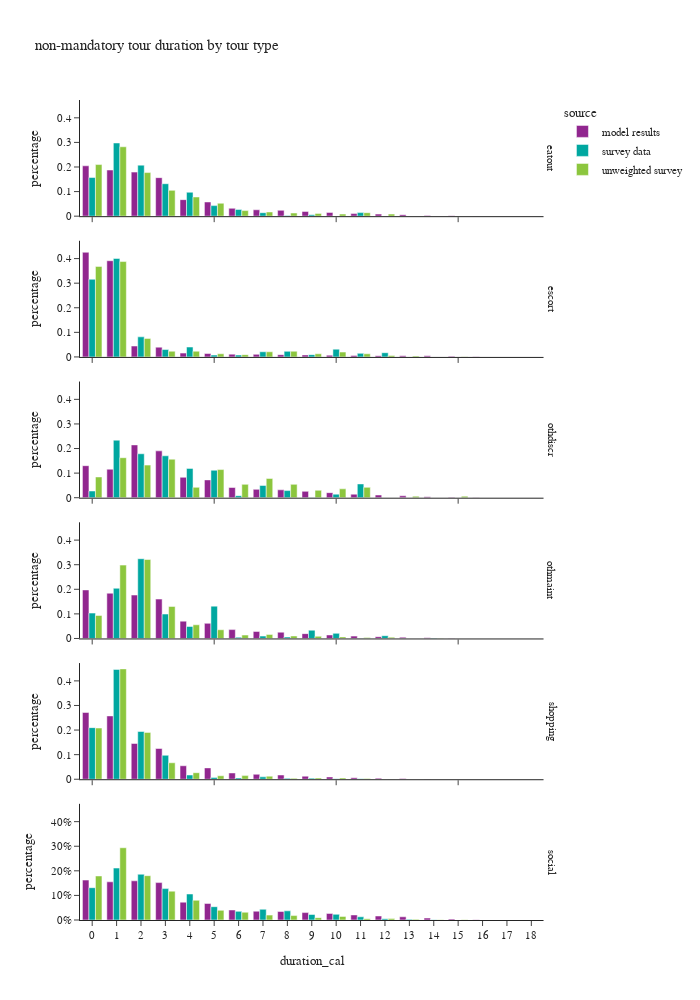

Write notebook code for a chart like this one.
### Code cell
df_plot = non_m_tour_data.groupby(['source','tour_type','duration_cal'])[['tour_weight']].sum().reset_index()
df_plot['percentage'] = df_plot.groupby(['source','tour_type'], group_keys=False)['tour_weight']. \
    apply(lambda x: x / float(x.sum()))

fig = px.bar(df_plot, x="duration_cal", y="percentage", color="source",barmode="group",
             facet_row='tour_type',
             title="non-mandatory tour duration by tour type")
fig.for_each_annotation(lambda a: a.update(text = a.text.split("=")[-1]))
fig.update_layout(height=1000, width=700, yaxis=dict(tickformat=".0%"), xaxis=dict(dtick="1"))
fig.show()

### Figure 1 — Plotly figure (JSON) as saved in the notebook; plotly's stock layout.template omitted (floating-point values rounded to 4 significant figures)
{"data": [{"alignmentgroup": "True", "hovertemplate": "source=model results<br>tour_type=eatout<br>duration_cal=%{x}<br>percentage=%{y}<extra></extra>", "legendgroup": "model results", "marker": {"color": "#91268F", "pattern": {"shape": ""}}, "name": "model results", "offsetgroup": "model results", "orientation": "v", "showlegend": true, "textposition": "auto", "type": "bar", "x": [0.0, 1.0, 2.0, 3.0, 4.0, 5.0, 6.0, 7.0, 8.0, 9.0, 10.0, 11.0, 12.0, 13.0, 14.0, 15.0, 16.0, 17.0, 18.0], "xaxis": "x6", "y": [0.2048, 0.1877, 0.1792, 0.1567, 0.06721, 0.05771, 0.032, 0.02596, 0.0237, 0.0193, 0.0152, 0.01055, 0.008435, 0.006231, 0.00319, 0.001609, 0.0004492, 7.295e-05, 1.536e-05], "yaxis": "y6"}, {"alignmentgroup": "True", "hovertemplate": "source=model results<br>tour_type=escort<br>duration_cal=%{x}<br>percentage=%{y}<extra></extra>", "legendgroup": "model results", "marker": {"color": "#91268F", "pattern": {"shape": ""}}, "name": "model results", "offsetgroup": "model results", "orientation": "v", "showlegend": false, "textposition": "auto", "type": "bar", "x": [0.0, 1.0, 2.0, 3.0, 4.0, 5.0, 6.0, 7.0, 8.0, 9.0, 10.0, 11.0, 12.0, 13.0, 14.0, 15.0, 16.0, 17.0, 18.0], "xaxis": "x5", "y": [0.4256, 0.3913, 0.04434, 0.03979, 0.01559, 0.01394, 0.01132, 0.01042, 0.009211, 0.008064, 0.007144, 0.006061, 0.005224, 0.004423, 0.004329, 0.002497, 0.0007046, 5.284e-05, 3.914e-06], "yaxis": "y5"}, {"alignmentgroup": "True", "hovertemplate": "source=model results<br>tour_type=othdiscr<br>duration_cal=%{x}<br>percentage=%{y}<extra></extra>", "legendgroup": "model results", "marker": {"color": "#91268F", "pattern": {"shape": ""}}, "name": "model results", "offsetgroup": "model results", "orientation": "v", "showlegend": false, "textposition": "auto", "type": "bar", "x": [0.0, 1.0, 2.0, 3.0, 4.0, 5.0, 6.0, 7.0, 8.0, 9.0, 10.0, 11.0, 12.0, 13.0, 14.0, 15.0, 16.0, 17.0, 18.0], "xaxis": "x4", "y": [0.1302, 0.1158, 0.2148, 0.1905, 0.08297, 0.07247, 0.04148, 0.03389, 0.03201, 0.02574, 0.02053, 0.01433, 0.01102, 0.00772, 0.004131, 0.001868, 0.0005378, 7.449e-05, 3.634e-06], "yaxis": "y4"}, {"alignmentgroup": "True", "hovertemplate": "source=model results<br>tour_type=othmaint<br>duration_cal=%{x}<br>percentage=%{y}<extra></extra>", "legendgroup": "model results", "marker": {"color": "#91268F", "pattern": {"shape": ""}}, "name": "model results", "offsetgroup": "model results", "orientation": "v", "showlegend": false, "textposition": "auto", "type": "bar", "x": [0.0, 1.0, 2.0, 3.0, 4.0, 5.0, 6.0, 7.0, 8.0, 9.0, 10.0, 11.0, 12.0, 13.0, 14.0, 15.0, 16.0, 17.0], "xaxis": "x3", "y": [0.1974, 0.1841, 0.1765, 0.1601, 0.07044, 0.06156, 0.03608, 0.02858, 0.02553, 0.01961, 0.01433, 0.009571, 0.007267, 0.004894, 0.002562, 0.001124, 0.000281, 1.669e-05], "yaxis": "y3"}, {"alignmentgroup": "True", "hovertemplate": "source=model results<br>tour_type=shopping<br>duration_cal=%{x}<br>percentage=%{y}<extra></extra>", "legendgroup": "model results", "marker": {"color": "#91268F", "pattern": {"shape": ""}}, "name": "model results", "offsetgroup": "model results", "orientation": "v", "showlegend": false, "textposition": "auto", "type": "bar", "x": [0.0, 1.0, 2.0, 3.0, 4.0, 5.0, 6.0, 7.0, 8.0, 9.0, 10.0, 11.0, 12.0, 13.0, 14.0, 15.0, 16.0, 17.0], "xaxis": "x2", "y": [0.2715, 0.2576, 0.1453, 0.125, 0.0548, 0.04615, 0.02549, 0.02007, 0.01728, 0.0125, 0.009377, 0.006186, 0.004329, 0.002808, 0.001111, 0.0004266, 8.441e-05, 1.206e-05], "yaxis": "y2"}, {"alignmentgroup": "True", "hovertemplate": "source=model results<br>tour_type=social<br>duration_cal=%{x}<br>percentage=%{y}<extra></extra>", "legendgroup": "model results", "marker": {"color": "#91268F", "pattern": {"shape": ""}}, "name": "model results", "offsetgroup": "model results", "orientation": "v", "showlegend": false, "textposition": "auto", "type": "bar", "x": [0.0, 1.0, 2.0, 3.0, 4.0, 5.0, 6.0, 7.0, 8.0, 9.0, 10.0, 11.0, 12.0, 13.0, 14.0, 15.0, 16.0, 17.0], "xaxis": "x", "y": [0.1624, 0.1553, 0.1594, 0.1522, 0.07254, 0.06731, 0.04076, 0.03578, 0.03449, 0.03018, 0.02677, 0.02055, 0.01631, 0.01308, 0.007917, 0.003621, 0.001276, 0.0001706], "yaxis": "y"}, {"alignmentgroup": "True", "hovertemplate": "source=survey data<br>tour_type=eatout<br>duration_cal=%{x}<br>percentage=%{y}<extra></extra>", "legendgroup": "survey data", "marker": {"color": "#00A7A0", "pattern": {"shape": ""}}, "name": "survey data", "offsetgroup": "survey data", "orientation": "v", "showlegend": true, "textposition": "auto", "type": "bar", "x": [0.0, 1.0, 2.0, 3.0, 4.0, 5.0, 6.0, 7.0, 8.0, 9.0, 10.0, 11.0, 12.0], "xaxis": "x6", "y": [0.1571, 0.2977, 0.2076, 0.132, 0.09729, 0.04292, 0.02742, 0.01407, 0.002854, 0.005256, 0.0009481, 0.01446, 0.0003843], "yaxis": "y6"}, {"alignmentgroup": "True", "hovertemplate": "source=survey data<br>tour_type=escort<br>duration_cal=%{x}<br>percentage=%{y}<extra></extra>", "legendgroup": "survey data", "marker": {"color": "#00A7A0", "pattern": {"shape": ""}}, "name": "survey data", "offsetgroup": "survey data", "orientation": "v", "showlegend": false, "textposition": "auto", "type": "bar", "x": [0.0, 1.0, 2.0, 3.0, 4.0, 5.0, 6.0, 7.0, 8.0, 9.0, 10.0, 11.0, 12.0, 13.0, 15.0], "xaxis": "x5", "y": [0.3159, 0.4006, 0.08164, 0.03003, 0.04019, 0.007521, 0.00771, 0.02102, 0.02268, 0.009328, 0.03157, 0.0145, 0.01719, 0.0001886, 0.0], "yaxis": "y5"}, {"alignmentgroup": "True", "hovertemplate": "source=survey data<br>tour_type=othdiscr<br>duration_cal=%{x}<br>percentage=%{y}<extra></extra>", "legendgroup": "survey data", "marker": {"color": "#00A7A0", "pattern": {"shape": ""}}, "name": "survey data", "offsetgroup": "survey data", "orientation": "v", "showlegend": false, "textposition": "auto", "type": "bar", "x": [0.0, 1.0, 2.0, 3.0, 4.0, 5.0, 6.0, 7.0, 8.0, 9.0, 10.0, 11.0, 13.0, 15.0], "xaxis": "x4", "y": [0.02726, 0.234, 0.1787, 0.1705, 0.1192, 0.1116, 0.008262, 0.04979, 0.02894, 0.001182, 0.01439, 0.05604, 0.0, 0.0001929], "yaxis": "y4"}, {"alignmentgroup": "True", "hovertemplate": "source=survey data<br>tour_type=othmaint<br>duration_cal=%{x}<br>percentage=%{y}<extra></extra>", "legendgroup": "survey data", "marker": {"color": "#00A7A0", "pattern": {"shape": ""}}, "name": "survey data", "offsetgroup": "survey data", "orientation": "v", "showlegend": false, "textposition": "auto", "type": "bar", "x": [0.0, 1.0, 2.0, 3.0, 4.0, 5.0, 6.0, 7.0, 8.0, 9.0, 10.0, 11.0, 12.0, 14.0], "xaxis": "x3", "y": [0.1032, 0.2041, 0.3244, 0.09929, 0.04888, 0.1315, 0.00484, 0.009678, 0.005749, 0.03357, 0.02082, 0.001041, 0.01125, 0.001664], "yaxis": "y3"}, {"alignmentgroup": "True", "hovertemplate": "source=survey data<br>tour_type=shopping<br>duration_cal=%{x}<br>percentage=%{y}<extra></extra>", "legendgroup": "survey data", "marker": {"color": "#00A7A0", "pattern": {"shape": ""}}, "name": "survey data", "offsetgroup": "survey data", "orientation": "v", "showlegend": false, "textposition": "auto", "type": "bar", "x": [0.0, 1.0, 2.0, 3.0, 4.0, 5.0, 6.0, 7.0, 8.0, 9.0, 10.0, 11.0, 12.0], "xaxis": "x2", "y": [0.2099, 0.4467, 0.1941, 0.09737, 0.01717, 0.007538, 0.005397, 0.00971, 0.003532, 0.004499, 0.002233, 0.001819, 0.0], "yaxis": "y2"}, {"alignmentgroup": "True", "hovertemplate": "source=survey data<br>tour_type=social<br>duration_cal=%{x}<br>percentage=%{y}<extra></extra>", "legendgroup": "survey data", "marker": {"color": "#00A7A0", "pattern": {"shape": ""}}, "name": "survey data", "offsetgroup": "survey data", "orientation": "v", "showlegend": false, "textposition": "auto", "type": "bar", "x": [0.0, 1.0, 2.0, 3.0, 4.0, 5.0, 6.0, 7.0, 8.0, 9.0, 10.0, 11.0, 12.0, 13.0, 14.0, 15.0], "xaxis": "x", "y": [0.1314, 0.2112, 0.1861, 0.1277, 0.1057, 0.05412, 0.03513, 0.04356, 0.03726, 0.02245, 0.02312, 0.01299, 0.005116, 0.002544, 0.001163, 0.0003368], "yaxis": "y"}, {"alignmentgroup": "True", "hovertemplate": "source=unweighted survey<br>tour_type=eatout<br>duration_cal=%{x}<br>percentage=%{y}<extra></extra>", "legendgroup": "unweighted survey", "marker": {"color": "#8CC63E", "pattern": {"shape": ""}}, "name": "unweighted survey", "offsetgroup": "unweighted survey", "orientation": "v", "showlegend": true, "textposition": "auto", "type": "bar", "x": [0.0, 1.0, 2.0, 3.0, 4.0, 5.0, 6.0, 7.0, 8.0, 9.0, 10.0, 11.0, 12.0], "xaxis": "x6", "y": [0.2099, 0.2823, 0.1773, 0.105, 0.07801, 0.05248, 0.0227, 0.01702, 0.01277, 0.01135, 0.008511, 0.01418, 0.008511], "yaxis": "y6"}, {"alignmentgroup": "True", "hovertemplate": "source=unweighted survey<br>tour_type=escort<br>duration_cal=%{x}<br>percentage=%{y}<extra></extra>", "legendgroup": "unweighted survey", "marker": {"color": "#8CC63E", "pattern": {"shape": ""}}, "name": "unweighted survey", "offsetgroup": "unweighted survey", "orientation": "v", "showlegend": false, "textposition": "auto", "type": "bar", "x": [0.0, 1.0, 2.0, 3.0, 4.0, 5.0, 6.0, 7.0, 8.0, 9.0, 10.0, 11.0, 12.0, 13.0, 15.0], "xaxis": "x5", "y": [0.3682, 0.3879, 0.07549, 0.02323, 0.02323, 0.01278, 0.009292, 0.02091, 0.02323, 0.01278, 0.01974, 0.01278, 0.005807, 0.003484, 0.001161], "yaxis": "y5"}, {"alignmentgroup": "True", "hovertemplate": "source=unweighted survey<br>tour_type=othdiscr<br>duration_cal=%{x}<br>percentage=%{y}<extra></extra>", "legendgroup": "unweighted survey", "marker": {"color": "#8CC63E", "pattern": {"shape": ""}}, "name": "unweighted survey", "offsetgroup": "unweighted survey", "orientation": "v", "showlegend": false, "textposition": "auto", "type": "bar", "x": [0.0, 1.0, 2.0, 3.0, 4.0, 5.0, 6.0, 7.0, 8.0, 9.0, 10.0, 11.0, 13.0, 15.0], "xaxis": "x4", "y": [0.08434, 0.1627, 0.1325, 0.1566, 0.04217, 0.1145, 0.05422, 0.07831, 0.05422, 0.03012, 0.03614, 0.04217, 0.006024, 0.006024], "yaxis": "y4"}, {"alignmentgroup": "True", "hovertemplate": "source=unweighted survey<br>tour_type=othmaint<br>duration_cal=%{x}<br>percentage=%{y}<extra></extra>", "legendgroup": "unweighted survey", "marker": {"color": "#8CC63E", "pattern": {"shape": ""}}, "name": "unweighted survey", "offsetgroup": "unweighted survey", "orientation": "v", "showlegend": false, "textposition": "auto", "type": "bar", "x": [0.0, 1.0, 2.0, 3.0, 4.0, 5.0, 6.0, 7.0, 8.0, 9.0, 10.0, 11.0, 12.0, 14.0], "xaxis": "x3", "y": [0.09355, 0.2984, 0.3211, 0.1302, 0.05563, 0.0354, 0.01391, 0.01643, 0.01011, 0.00885, 0.006321, 0.003793, 0.005057, 0.001264], "yaxis": "y3"}, {"alignmentgroup": "True", "hovertemplate": "source=unweighted survey<br>tour_type=shopping<br>duration_cal=%{x}<br>percentage=%{y}<extra></extra>", "legendgroup": "unweighted survey", "marker": {"color": "#8CC63E", "pattern": {"shape": ""}}, "name": "unweighted survey", "offsetgroup": "unweighted survey", "orientation": "v", "showlegend": false, "textposition": "auto", "type": "bar", "x": [0.0, 1.0, 2.0, 3.0, 4.0, 5.0, 6.0, 7.0, 8.0, 9.0, 10.0, 11.0, 12.0], "xaxis": "x2", "y": [0.2082, 0.4489, 0.1906, 0.06696, 0.02649, 0.01398, 0.01472, 0.01251, 0.003679, 0.005151, 0.005151, 0.002943, 0.0007358], "yaxis": "y2"}, {"alignmentgroup": "True", "hovertemplate": "source=unweighted survey<br>tour_type=social<br>duration_cal=%{x}<br>percentage=%{y}<extra></extra>", "legendgroup": "unweighted survey", "marker": {"color": "#8CC63E", "pattern": {"shape": ""}}, "name": "unweighted survey", "offsetgroup": "unweighted survey", "orientation": "v", "showlegend": false, "textposition": "auto", "type": "bar", "x": [0.0, 1.0, 2.0, 3.0, 4.0, 5.0, 6.0, 7.0, 8.0, 9.0, 10.0, 11.0, 12.0, 13.0, 14.0, 15.0], "xaxis": "x", "y": [0.1791, 0.2939, 0.1802, 0.1173, 0.08018, 0.03935, 0.03163, 0.01986, 0.01802, 0.009562, 0.01471, 0.005517, 0.006252, 0.002574, 0.001103, 0.0007356], "yaxis": "y"}], "layout": {"annotations": [{"font": {}, "showarrow": false, "text": "social", "textangle": 90, "x": 0.98, "xanchor": "left", "xref": "paper", "y": 0.07083, "yanchor": "middle", "yref": "paper"}, {"font": {}, "showarrow": false, "text": "shopping", "textangle": 90, "x": 0.98, "xanchor": "left", "xref": "paper", "y": 0.2425, "yanchor": "middle", "yref": "paper"}, {"font": {}, "showarrow": false, "text": "othmaint", "textangle": 90, "x": 0.98, "xanchor": "left", "xref": "paper", "y": 0.4142, "yanchor": "middle", "yref": "paper"}, {"font": {}, "showarrow": false, "text": "othdiscr", "textangle": 90, "x": 0.98, "xanchor": "left", "xref": "paper", "y": 0.5858, "yanchor": "middle", "yref": "paper"}, {"font": {}, "showarrow": false, "text": "escort", "textangle": 90, "x": 0.98, "xanchor": "left", "xref": "paper", "y": 0.7575, "yanchor": "middle", "yref": "paper"}, {"font": {}, "showarrow": false, "text": "eatout", "textangle": 90, "x": 0.98, "xanchor": "left", "xref": "paper", "y": 0.9292, "yanchor": "middle", "yref": "paper"}], "barmode": "group", "height": 1000, "legend": {"title": {"text": "source"}, "tracegroupgap": 0}, "title": {"text": "non-mandatory tour duration by tour type"}, "width": 700, "xaxis": {"anchor": "y", "domain": [0.0, 0.98], "dtick": "1", "title": {"text": "duration_cal"}}, "xaxis2": {"anchor": "y2", "domain": [0.0, 0.98], "matches": "x", "showticklabels": false}, "xaxis3": {"anchor": "y3", "domain": [0.0, 0.98], "matches": "x", "showticklabels": false}, "xaxis4": {"anchor": "y4", "domain": [0.0, 0.98], "matches": "x", "showticklabels": false}, "xaxis5": {"anchor": "y5", "domain": [0.0, 0.98], "matches": "x", "showticklabels": false}, "xaxis6": {"anchor": "y6", "domain": [0.0, 0.98], "matches": "x", "showticklabels": false}, "yaxis": {"anchor": "x", "domain": [0.0, 0.1417], "tickformat": ".0%", "title": {"text": "percentage"}}, "yaxis2": {"anchor": "x2", "domain": [0.1717, 0.3133], "matches": "y", "title": {"text": "percentage"}}, "yaxis3": {"anchor": "x3", "domain": [0.3433, 0.485], "matches": "y", "title": {"text": "percentage"}}, "yaxis4": {"anchor": "x4", "domain": [0.515, 0.6567], "matches": "y", "title": {"text": "percentage"}}, "yaxis5": {"anchor": "x5", "domain": [0.6867, 0.8283], "matches": "y", "title": {"text": "percentage"}}, "yaxis6": {"anchor": "x6", "domain": [0.8583, 1.0], "matches": "y", "title": {"text": "percentage"}}}}
